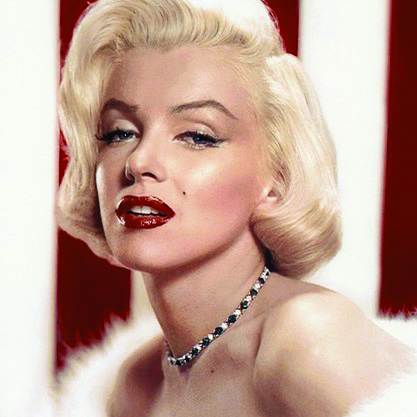
#> input picture example.jpg, 417 x 417 px
$ python avatarka.py
#> lines starting #> are read from the running program, lines starting #| are printed output that depends on the picture
from PIL import Image
image = Image.open("example.jpg")
#> image is the input picture: PIL image 417x417 CMYK; mean R, G, B 196.4, 164.2, 150.7
rgb_image = image.convert("RGB")
(red, green, blue) = rgb_image.split()
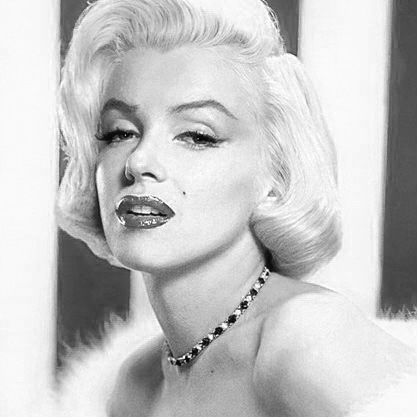
#> red: PIL image 417x417 L; min 6, max 255, mean 196.4
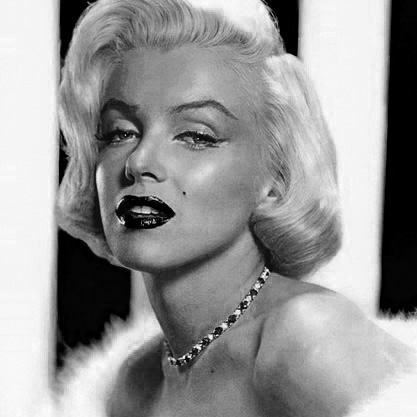
#> blue: PIL image 417x417 L; min 0, max 254, mean 150.7

image1 = red
displacement_value1 = 50
coordinates1 = (displacement_value1, 0, 417, 417)
cropped1 = image1.crop(coordinates1)
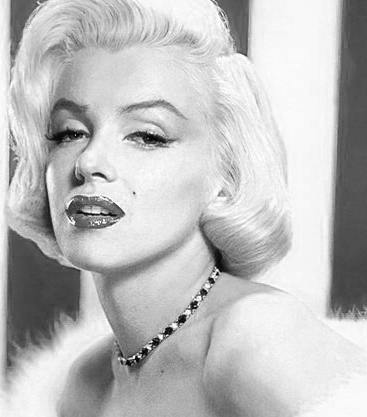
#> cropped1: PIL image 367x417 L; min 6, max 255, mean 189.5
image2 = red
displacement_value2 = displacement_value1 / 2
displacement_value3 = 417 - displacement_value2
coordinates2 = (displacement_value2, 0, displacement_value3, 417)
cropped2 = image2.crop(coordinates2)
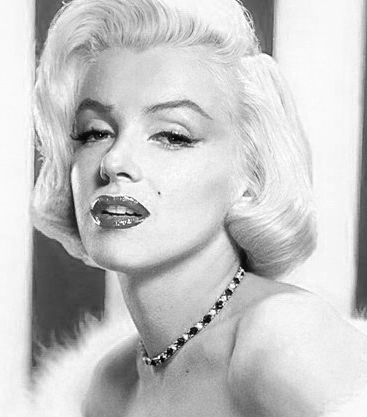
#> cropped2: PIL image 367x417 L; min 6, max 255, mean 198
blend_displacement1 = Image.blend(cropped1, cropped2, 0.9)

image3 = blue
coordinates3 = (displacement_value2, 0, displacement_value3, 417)
cropped3 = image3.crop(coordinates3)
image4 = blue
coordinates4 = (displacement_value1, 0, 417, 417)
cropped4 = image4.crop(coordinates4)
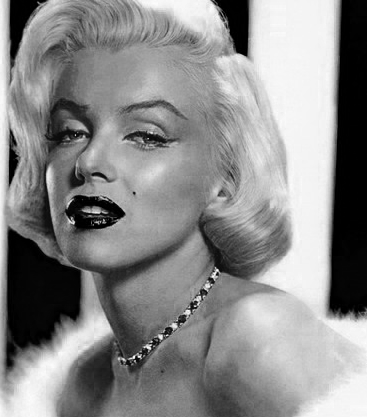
#> cropped4: PIL image 367x417 L; min 0, max 254, mean 138.1
blend_displacement2 = Image.blend(cropped3, cropped4, 0.1)

image5 = green
coordinates5 = (displacement_value2, 0, displacement_value3, 417)
cropped5 = image5.crop(coordinates5)
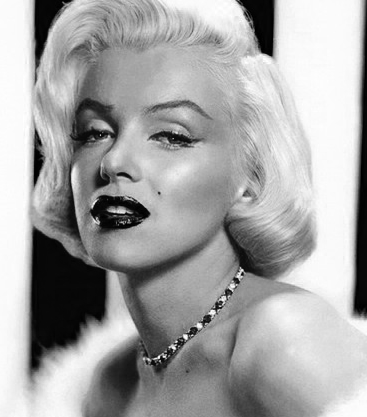
#> cropped5: PIL image 367x417 L; min 0, max 255, mean 165.2

merge_image = Image.merge("RGB", (blend_displacement1, cropped5, blend_displacement2))
merge_image.save("final.jpg")
final_resized = Image.open("final.jpg")
final_resized.thumbnail((80, 80))
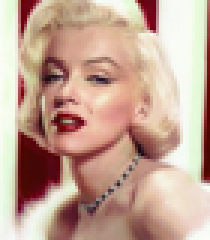
#> final_resized: PIL image 70x80 RGB (shown 3 times larger); mean R, G, B 196.9, 165.3, 149.1
final_resized.save("final_resized.jpg")
